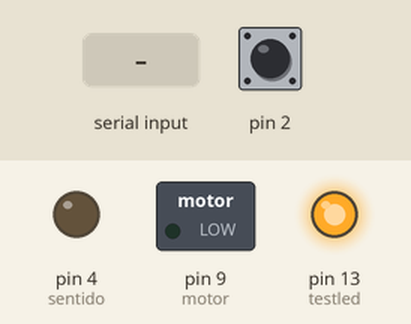
A sketch run on a simulated Arduino Uno, built with avr-gcc and run on an emulated ATmega328P. On the bench: switched loads named in the sketch (green lamp = pin HIGH), output pins drawn as LEDs (lit = HIGH). The inputs (shaded band) are chosen by the test bench; at power-on: pin 2 HIGH. What the sketch prints to the serial monitor is not drawn.

Above: at 0.1 s.
At 3.2 s:
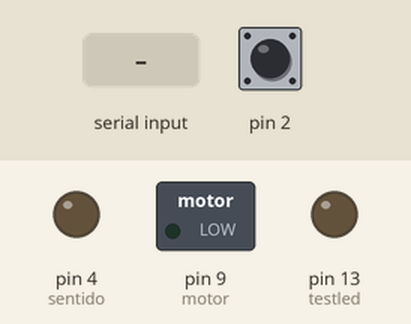
3.3 s: "1" received over Serial
Timing chart, 0 to 6.3 s (numbered marks = the images above; inputs shaded):
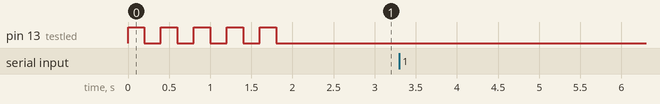

Measured:
- after the input at 3.3 s, every drawn part: stays the same

The sketch:

receivingdata.ino
```cpp
  long int p_rev; //pulsos por revolucion
  long int rev_capa=5; // revoluciones por capa
  long int n_espiras=500; //cantidad total de espiras
  long int feedrate=100; //inicializado para referenciar
  unsigned long pulsos; //contador de pulsos del encoder
  long int pulsos_rev; //cantidad de pulsos por revolucion
  long int rec=0; //variable para guardar lo que recibo
  long int check=0;

  int sentido = 4; //pin de control de motor PaP
  int clk = 7; //pin de clock para motor PaP
  int testled=13; //led onboard para pruebas

  int n=0; // variable para pruebas

  long int contador=0;
  int ref=0; //guardo el estado de la referenciada
  int fcarrera = 8; //pin del final de carrera
  int fcarreraest = 0; //variable donde guardo el estado del final de carrera
  int motor=9; //motor de carretel
  const int ledPin =  13;

  int op=1; //opcion en el receving data
  int q=1; //variable para enviar en el check, para enviar intiguer y no char

void setup() {
  // put your setup code here, to run once:
  // initialize serial:
  Serial.begin(9600);
  pinMode(motor, OUTPUT);
  pinMode(sentido, OUTPUT);
  pinMode(clk, OUTPUT);
  attachInterrupt( 0, encoder, FALLING); // configuramos la interrupcion como falling
  pinMode(fcarrera, INPUT);
  pinMode(testled, OUTPUT);
  op=0;

  while(n<5)
    {
      digitalWrite(testled, HIGH);
      delay(200);
      digitalWrite(testled, LOW);
      delay(200);
      n++;
    }
}

void loop()
{


}


//*************************/funcion serial event
void serialEvent()
  {
  while (Serial.available())
      {
        rec = (long int)Serial.read();
        if(rec==q)
            {
            Serial.write(q);
            switch (op){
                   case 1:
                   feedrate=check;
                   break;
                   case 2:
                   rev_capa=check;
                   break;
                   case 3:
                   n_espiras=check;
                   break;
                    }

            Serial.write(q);
            digitalWrite(testled, HIGH);
            op++;
            rec=9;
            }
          else
            {
              check=rec;
              Serial.write(check);
            }
      }
  }


/*---------------------------------------*/
void encoder() //funcion que suma uno a <<pulsos>> con cada falling en el pin 2
   {
    contador++ ;
    if(contador==feedrate)
      {
        digitalWrite(clk, !digitalRead(clk));
        contador=0;
      }
   }
```
